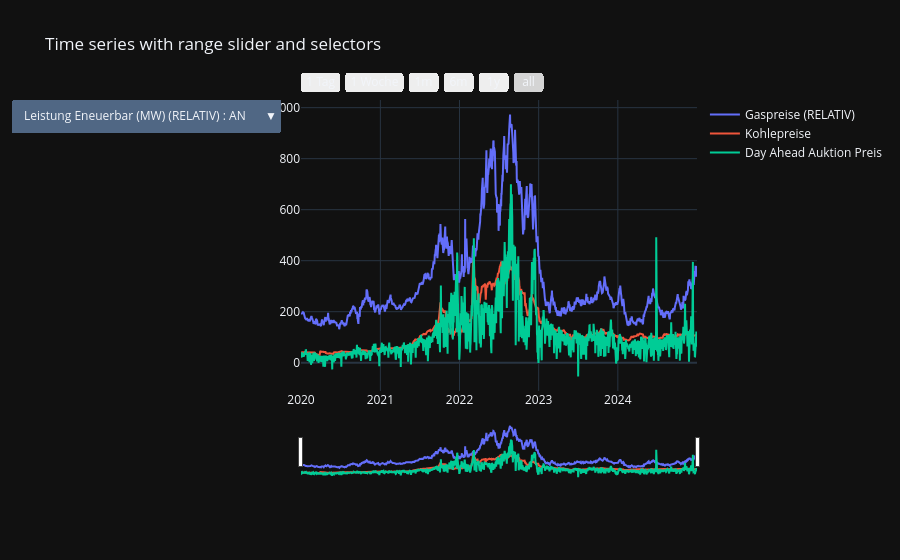

Notebook source saved alongside this figure:
### Code cell
fig = go.Figure()
fig.add_trace(go.Scatter(x=df_daily['Datum'], y=df_daily['Gaspreise Schlusskurs']*100, name='Gaspreise (RELATIV) ', visible=True))
fig.add_trace(go.Scatter(x=df_daily['Datum'], y=df_daily['Kohlepreise Schlusskurs'],name='Kohlepreise', visible=True))
fig.add_trace(go.Scatter(x=df_daily['Datum'], y= df_daily['Day Ahead Auktion Preis (EUR/MWh)'], name='Day Ahead Auktion Preis', visible=True))
fig.add_trace(go.Scatter(x=df_daily['Datum'], y= df_daily['Leistung erneuerbar (MW)']/1000, name='Leistung erneuerbar (MW) (RELATIV)', visible=False))
updatemenus=[
    {
        "buttons":[
            {
                "label": "Leistung Eneuerbar (MW) (RELATIV) : AN",
                "method":"update",
                "args":[
                    {"visible": [True,True, True, True]}

                ]
            },
            {
                "label": "Leistung Eneuerbar (MW) (RELATIV) : AUS",
                "method":"update",
                "args":[
                    {"visible": [True,True, True, False]}

                ]
            }
        ],
        "direction": "down",
        "showactive": True
    }
]
fig.update_layout(
    dict(
    updatemenus=updatemenus,
    title='Time series with range slider and selectors',
    xaxis=dict(
        rangeselector=dict(
            buttons=list([
                dict(count=1,
                     label='1 Tag',
                     step='day',
                     stepmode='backward'),
                
                dict(count=7,
                     label='1 Woche',
                     step='day',
                     stepmode='backward'),
                
                dict(count=1,
                     label='1m',
                     step='month',
                     stepmode='backward'),
                dict(count=6,
                     label='6m',
                     step='month',
                     stepmode='backward'),
                
                dict(count=1,
                    label='1y',
                    step='year',
                    stepmode='backward'),
                dict(step='all')
            ])
        ),
        rangeslider=dict(
            visible = True
        ),
        type='date'
    ),
)
)
fig.update_traces(connectgaps=True)
fig.show()

### Figure 1 — Plotly figure (JSON) as saved in the notebook; plotly's stock layout.template omitted (floating-point values rounded to 4 significant figures; data arrays with more than 128 entries replaced by an {"elided": "..."} marker saying what was removed)
{"data": [{"name": "Gaspreise (RELATIV) ", "visible": true, "x": {"elided": "1827 str values"}, "y": {"elided": "1827 float values"}, "type": "scatter", "connectgaps": true}, {"name": "Kohlepreise", "visible": true, "x": {"elided": "1827 str values"}, "y": {"elided": "1827 float values"}, "type": "scatter", "connectgaps": true}, {"name": "Day Ahead Auktion Preis", "visible": true, "x": {"elided": "1827 str values"}, "y": {"elided": "1827 float values"}, "type": "scatter", "connectgaps": true}, {"name": "Leistung erneuerbar (MW) (RELATIV)", "visible": false, "x": {"elided": "1827 str values"}, "y": {"elided": "1827 float values"}, "type": "scatter", "connectgaps": true}], "layout": {"xaxis": {"rangeslider": {"visible": true}, "rangeselector": {"buttons": [{"count": 1, "label": "1 Tag", "step": "day", "stepmode": "backward"}, {"count": 7, "label": "1 Woche", "step": "day", "stepmode": "backward"}, {"count": 1, "label": "1m", "step": "month", "stepmode": "backward"}, {"count": 6, "label": "6m", "step": "month", "stepmode": "backward"}, {"count": 1, "label": "1y", "step": "year", "stepmode": "backward"}, {"step": "all"}]}, "type": "date"}, "updatemenus": [{"buttons": [{"args": [{"visible": [true, true, true, true]}], "label": "Leistung Eneuerbar (MW) (RELATIV) : AN", "method": "update"}, {"args": [{"visible": [true, true, true, false]}], "label": "Leistung Eneuerbar (MW) (RELATIV) : AUS", "method": "update"}], "direction": "down", "showactive": true}], "title": {"text": "Time series with range slider and selectors"}}}
